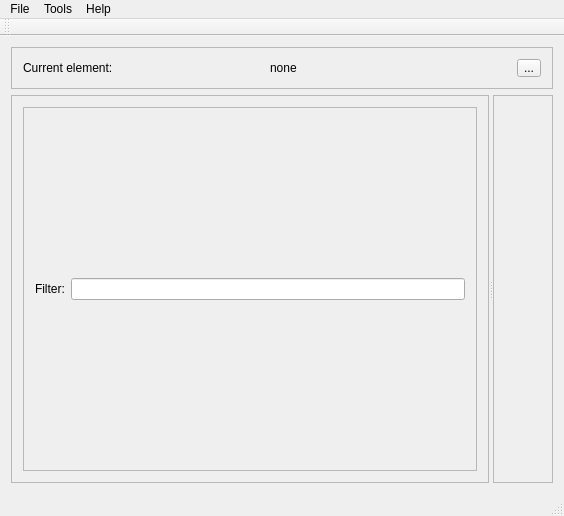
<?xml version="1.0" encoding="UTF-8"?>
<ui version="4.0">
 <class>MainWindow</class>
 <widget class="QMainWindow" name="MainWindow">
  <property name="geometry">
   <rect>
    <x>0</x>
    <y>0</y>
    <width>564</width>
    <height>516</height>
   </rect>
  </property>
  <property name="windowTitle">
   <string>MainWindow</string>
  </property>
  <widget class="QWidget" name="centralWidget">
   <layout class="QVBoxLayout" name="verticalLayout_2">
    <item>
     <widget class="QFrame" name="frame">
      <property name="maximumSize">
       <size>
        <width>16777215</width>
        <height>42</height>
       </size>
      </property>
      <property name="frameShape">
       <enum>QFrame::StyledPanel</enum>
      </property>
      <property name="frameShadow">
       <enum>QFrame::Raised</enum>
      </property>
      <layout class="QHBoxLayout" name="horizontalLayout_2">
       <item>
        <widget class="QLabel" name="label_3">
         <property name="text">
          <string>Current element:</string>
         </property>
        </widget>
       </item>
       <item>
        <widget class="QLabel" name="currentElementLabel">
         <property name="text">
          <string>none</string>
         </property>
        </widget>
       </item>
       <item>
        <widget class="QToolButton" name="toolButton">
         <property name="text">
          <string>...</string>
         </property>
        </widget>
       </item>
      </layout>
     </widget>
    </item>
    <item>
     <widget class="QSplitter" name="splitter">
      <property name="orientation">
       <enum>Qt::Horizontal</enum>
      </property>
      <widget class="QFrame" name="objectInspectorFrame">
       <property name="frameShape">
        <enum>QFrame::StyledPanel</enum>
       </property>
       <property name="frameShadow">
        <enum>QFrame::Raised</enum>
       </property>
       <layout class="QVBoxLayout" name="verticalLayout">
        <item>
         <widget class="QFrame" name="frame_2">
          <property name="frameShape">
           <enum>QFrame::StyledPanel</enum>
          </property>
          <property name="frameShadow">
           <enum>QFrame::Raised</enum>
          </property>
          <layout class="QHBoxLayout" name="horizontalLayout">
           <item>
            <widget class="QLabel" name="label">
             <property name="text">
              <string>Filter:</string>
             </property>
            </widget>
           </item>
           <item>
            <widget class="QLineEdit" name="factoryFilterEdit"/>
           </item>
          </layout>
         </widget>
        </item>
       </layout>
      </widget>
      <widget class="QFrame" name="rightFrame">
       <property name="frameShape">
        <enum>QFrame::StyledPanel</enum>
       </property>
       <property name="frameShadow">
        <enum>QFrame::Raised</enum>
       </property>
       <layout class="QGridLayout" name="gridLayout_2"/>
      </widget>
     </widget>
    </item>
   </layout>
  </widget>
  <widget class="QMenuBar" name="menuBar">
   <property name="geometry">
    <rect>
     <x>0</x>
     <y>0</y>
     <width>564</width>
     <height>19</height>
    </rect>
   </property>
   <widget class="QMenu" name="menuHelp">
    <property name="title">
     <string>Help</string>
    </property>
    <addaction name="actionAbout"/>
   </widget>
   <widget class="QMenu" name="menuFile">
    <property name="title">
     <string>File</string>
    </property>
    <addaction name="actionSave_As"/>
    <addaction name="actionLoad"/>
    <addaction name="separator"/>
    <addaction name="actionLoad_Plugin"/>
    <addaction name="actionAdd_Plugin_Path"/>
    <addaction name="separator"/>
    <addaction name="actionExit"/>
   </widget>
   <widget class="QMenu" name="menuTools">
    <property name="title">
     <string>Tools</string>
    </property>
    <widget class="QMenu" name="menuCode_Generator">
     <property name="title">
      <string>Code Generator</string>
     </property>
     <addaction name="actionGenerate_Cpp_Code"/>
    </widget>
    <addaction name="menuCode_Generator"/>
    <addaction name="actionPlugin_Wizzard"/>
   </widget>
   <addaction name="menuFile"/>
   <addaction name="menuTools"/>
   <addaction name="menuHelp"/>
  </widget>
  <widget class="QToolBar" name="mainToolBar">
   <attribute name="toolBarArea">
    <enum>TopToolBarArea</enum>
   </attribute>
   <attribute name="toolBarBreak">
    <bool>false</bool>
   </attribute>
  </widget>
  <widget class="QStatusBar" name="statusBar"/>
  <action name="actionAbout">
   <property name="text">
    <string>About GstCreator</string>
   </property>
   <property name="shortcut">
    <string>F1</string>
   </property>
  </action>
  <action name="actionSave_As">
   <property name="text">
    <string>Save As...</string>
   </property>
  </action>
  <action name="actionLoad">
   <property name="text">
    <string>Load...</string>
   </property>
   <property name="shortcut">
    <string>Ctrl+O</string>
   </property>
  </action>
  <action name="actionGenerate_Cpp_Code">
   <property name="text">
    <string>Generate C++ Code...</string>
   </property>
  </action>
  <action name="actionPlugin_Wizzard">
   <property name="text">
    <string>Plugin Wizzard...</string>
   </property>
  </action>
  <action name="action">
   <property name="text">
    <string>-</string>
   </property>
  </action>
  <action name="actionLoad_Plugin">
   <property name="text">
    <string>Load Plugin...</string>
   </property>
  </action>
  <action name="actionAdd_Plugin_Path">
   <property name="text">
    <string>Add Plugin Path...</string>
   </property>
  </action>
  <action name="actionExit">
   <property name="text">
    <string>Exit</string>
   </property>
   <property name="shortcut">
    <string>Ctrl+Q</string>
   </property>
  </action>
 </widget>
 <layoutdefault spacing="6" margin="11"/>
 <resources/>
 <connections/>
</ui>
